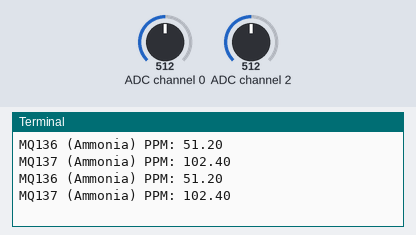
A program run on a simulated Raspberry Pi (BCM pin numbers). Shown: the last lines printed to the terminal. The test bench sets the inputs (shaded band); at power-on: ADC channel 0 = 512, ADC channel 2 = 512 (analog values on the 0–1023 scale).

Above: at 1.2 s.
1.3 s: ADC channel 0 set to 716
At 2.6 s:
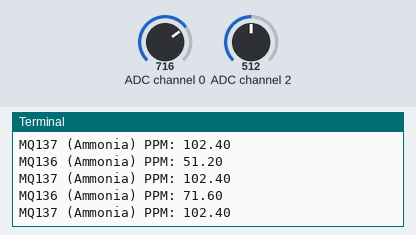
2.8 s: ADC channel 2 set to 716
At 3.8 s:
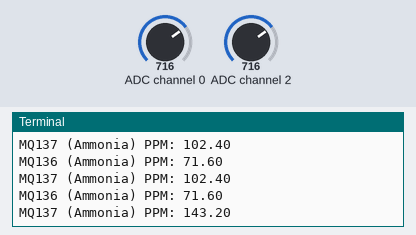
4.3 s: ADC channel 0 set to 900
At 5.4 s:
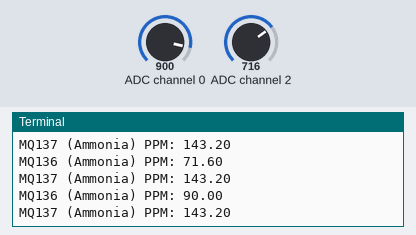
5.8 s: ADC channel 2 set to 900
At 6.8 s:
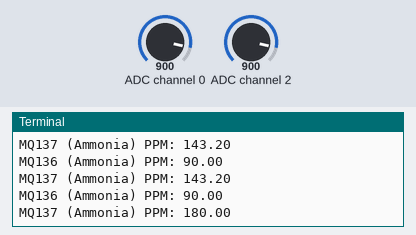
Timing chart, 0 to 8.3 s (numbered marks = the images above; inputs shaded):
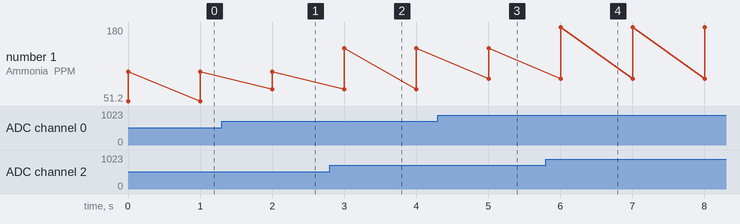

Measured:
- after the input at 1.3 s, the terminal: prints a new line after 0.70 s (image 1)
- after the input at 2.8 s, the terminal: prints a new line after 0.20 s (image 2)
- after the input at 4.3 s, the terminal: prints a new line after 0.70 s (image 3)
- after the input at 5.8 s, the terminal: prints a new line after 0.21 s (image 4)
- plotted number 1: 102.4 → 143.2 after the input at 2.8 s, 143.2 → 180 after the input at 5.8 s

The program:

gas1.py
```python
import spidev
import time

# Setup SPI (MCP3008)
spi = spidev.SpiDev()
spi.open(0, 0)  # Bus 0, device 0 (SPI0)

# MCP3008 channel configuration (assuming both MQ136 and MQ137 are connected to channels 0 and 1)
CHANNEL_MQ136 = 0  # MQ136 connected to channel 0
CHANNEL_MQ137 = 2  # MQ137 connected to channel 1

def read_adc(channel):
    """Read the ADC value from the specified channel (0-7)"""
    if channel > 7 or channel < 0:
        return -1
    r = spi.xfer2([1, (8 + channel) << 4, 0])
    adc_value = ((r[1] & 3) << 8) + r[2]
    return adc_value

def mq_to_ppm(adc_value, sensor_type):
    """
    Convert ADC value to PPM (calibration required for accurate results).

    This is a placeholder conversion. Replace it with real calibration data for MQ136 and MQ137.
    """
    if sensor_type == "MQ136":
        # Placeholder calibration for MQ136 (ammonia)
        # Replace with the correct formula and constants based on datasheet or calibration
        ppm = adc_value * 0.1  # Simplified example conversion
    elif sensor_type == "MQ137":
        # Placeholder calibration for MQ137 (ammonia)
        # Replace with the correct formula and constants based on datasheet or calibration
        ppm = adc_value * 0.2  # Simplified example conversion
    else:
        ppm = 0
    return ppm

def main():
    try:
        while True:
            # Read ADC values for MQ136 and MQ137
            adc_mq136 = read_adc(CHANNEL_MQ136)
            adc_mq137 = read_adc(CHANNEL_MQ137)

            # Convert ADC to PPM
            ppm_mq136 = mq_to_ppm(adc_mq136, "MQ136")
            ppm_mq137 = mq_to_ppm(adc_mq137, "MQ137")

            # Print the PPM values
            print(f"MQ136 (Ammonia) PPM: {ppm_mq136:.2f}")
            print(f"MQ137 (Ammonia) PPM: {ppm_mq137:.2f}")

            time.sleep(1)  # Delay before next reading

    except KeyboardInterrupt:
        print("Program terminated")

if __name__ == "__main__":
    main()
```
